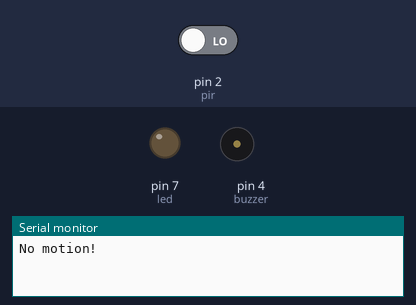
Simulated run of this sketch. Board: Arduino Uno, built with avr-gcc and run on an emulated ATmega328P. Shown: output pins drawn as LEDs (lit = HIGH), buzzer (waves = sounding), the last lines printed to the serial monitor. Inputs (shaded band) come from the test bench; at power-on: pin 2 (pir) LOW.

Above: at 1.8 s.
1.9 s: pin 2 (pir) driven HIGH
At 2.7 s:
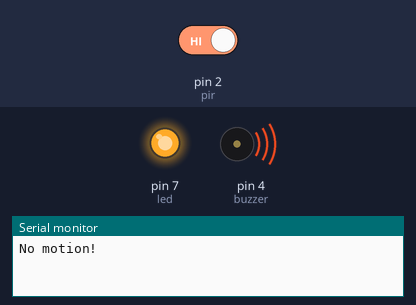
At 3.4 s:
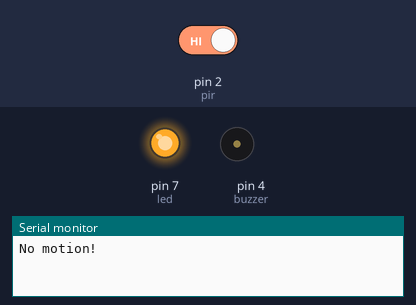
4.9 s: pin 2 (pir) driven LOW
At 6.1 s:
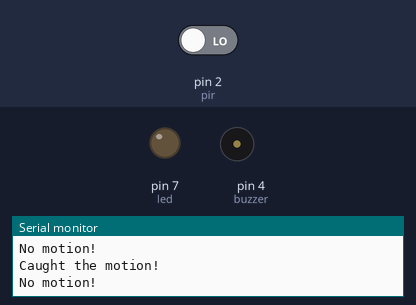
Timing chart, 0 to 7.9 s (numbered marks = the images above; inputs shaded):
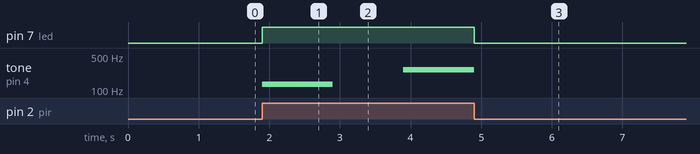

The sketch:

catch_the_theif.ino
```cpp
int pir = 2;
int buzzer = 4;
int led = 7;
int motion = LOW; // 움직임 초기값

void setup(){
  pinMode(pir, INPUT);
  pinMode(buzzer, OUTPUT);
  pinMode(led, OUTPUT);
  Serial.begin(9600);
}

void loop(){
  int value = digitalRead(pir); // 센서값을 받음
 if(value == HIGH){ // 움직임이 있을 때
if(motion == HIGH){
      digitalWrite(led, HIGH); // 불 들어옴
      tone(buzzer, 131); // 부저 소리남
      delay(1000);
      noTone(buzzer);
      delay(1000);
      tone(buzzer, 262);
      delay(1000);
      Serial.println("Caught the motion!"); //움직임 포착 출력
      motion = LOW;
    }
  }
  else{
    if(motion == LOW){ // 움직임이 없을 때
      digitalWrite(led, LOW); // 불 꺼짐
      noTone(buzzer); // 부저 소리 안 남
      delay(1000);
      Serial.println("No motion!"); // 움직임 없음 출력
      motion = HIGH;
    }
  }

}
```

Measured:
- after the input at 1.9 s, pin 7 (led): LOW → HIGH at once; tone on pin 4 (buzzer): silent → 131 Hz at once, → silent 1.0 s later, → 262 Hz 1.0 s later
- after the input at 4.9 s, pin 7 (led): HIGH → LOW at once; tone on pin 4 (buzzer): 262 Hz → silent at once
